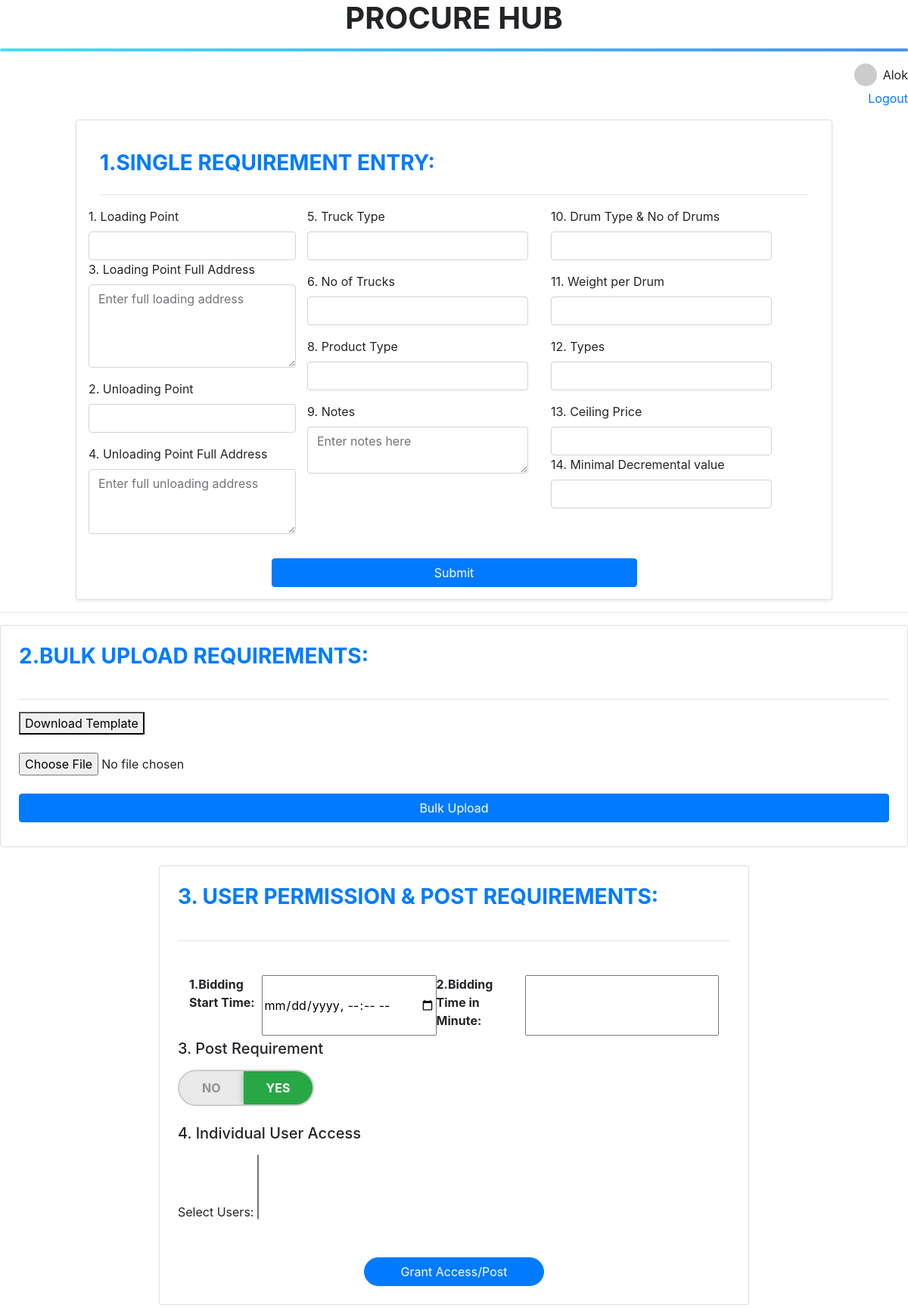
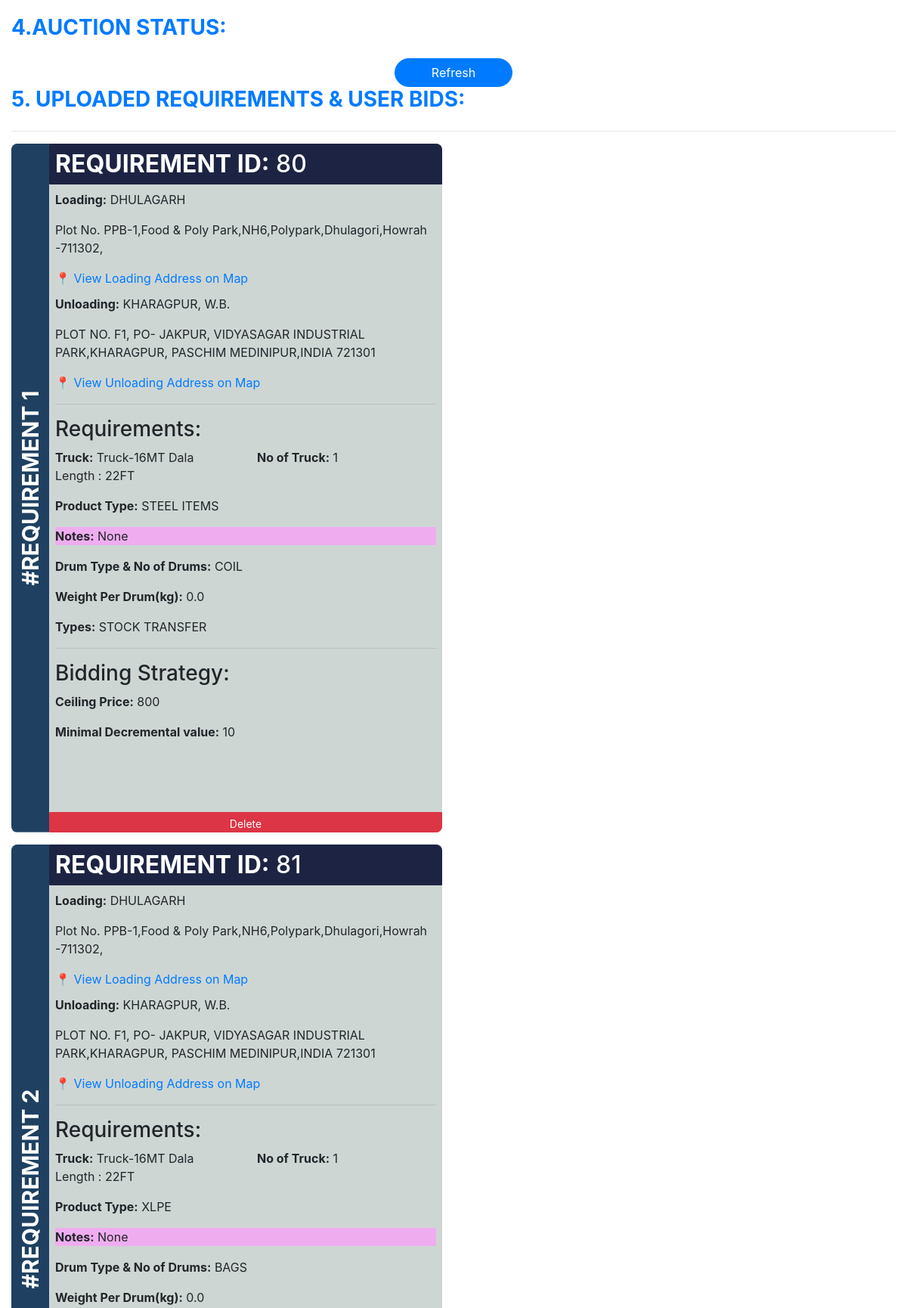
The app's page / (signed in, upper part) with its own data (2 pictures, top to bottom).
### myapp/models.py (models this page shows, shortened)
class Requirements(models.Model):
    loading_point=models.CharField(max_length=100,null=True,blank=True)
    unloading_point=models.CharField(max_length=100,null=True,blank=True)
    loading_point_full_address=models.TextField(null=True,blank=True)
    unloading_point_full_address=models.TextField(null=True,blank=True)
    product = models.CharField(max_length=100,null=True,blank=True)
    truck_type=models.CharField(max_length=100,null=True,blank=True)
    no_of_trucks=models.IntegerField(null=True,blank=True)
    notes=models.TextField(null=True,blank=True)
    drum_type_no_of_drums=models.CharField(max_length=100,null=True,blank=True)
    weight_per_drum=models.FloatField(null=True,blank=True)
    types=models.CharField(max_length=100,null=True,blank=True)
    cel_price = models.IntegerField(null=True, blank=True)
    min_dec_val = models.IntegerField(null=True, blank=True)

### myapp/views.py (the view)
# urls.py: path('', views.index, name='index'),             # Dashboard or redirect to login
def index(request):
    if request.user.is_authenticated:
        if request.user.is_superuser:
            requirements = Requirements.objects.all()
            return render(request, "myapp/admin_dashboard.html", {"requirements": requirements})
        elif request.user.is_staff:
            return render(request, "myapp/staff_dashboard.html")
        else:
            return render(request, 'myapp/index.html')
    return redirect('login')  # Otherwise show login

### myapp/templates/myapp/admin_dashboard.html (shortened to what this page needs)
<!DOCTYPE html>
<html lang="en">
<head>
<link rel="stylesheet" href="https://cdn.jsdelivr.net/npm/bootstrap@4.6.2/dist/css/bootstrap.min.css">
<link rel="stylesheet" href="https://cdn.jsdelivr.net/npm/bootstrap-select@1.13.18/dist/css/bootstrap-select.min.css">
</head>
<body>
<h1 style="text-align:center"><strong>PROCURE HUB</strong></h1>
<hr class="gradient-hr">
<div class="d-flex justify-content-end align-items-center mb-1">
    <img src="https://ui-avatars.com/api/?name={{ user.username }}&background=random&color=fff"
         alt="{{ user.username }}"
         class="rounded-circle"
         width="30" height="30">
    <p class="ml-2 mb-0">{{ user.username }}</p>
</div>
<div class="d-flex justify-content-end mb-3">
    <a href="{% url 'logout' %}" >Logout</a>
</div>
<link href="https://cdn.jsdelivr.net/npm/bootstrap@4.6.2/dist/css/bootstrap.min.css" rel="stylesheet">
<form  class="col-10 mx-auto card p-3 shadow-sm" id="requisition-update" method="POST" action="{% url 'requirements' %}">
    <div class="container-fluid mt-4">
         <h3 class="mb-4 text-primary font-weight-bold">1.SINGLE REQUIREMENT ENTRY:</h3>
                <hr>
        <div class="row">
                <div  class="form-group">
                    <div class="form-group">
                    <label for="loading_point">1. Loading Point</label>
                    <input type="text" class="form-control" name="loading_point" id="loading_point" required>
                         <label for="loading_point_full_address">3. Loading Point Full Address</label>
                    <textarea class="form-control" name="loading_point_full_address" id="loading_point_full_address" rows="4" placeholder="Enter full loading address" required></textarea>
                </div>
                            <div class="form-group">
                                <label for="unloading_point">2. Unloading Point</label>
                                <input type="text" class="form-control" name="unloading_point" id="unloading_point" required>
                            </div>
                <div class="form-group">
                    <label for="unloading_point_full_address">4. Unloading Point Full Address</label>
                    <textarea class="form-control" name="unloading_point_full_address" id="unloading_point_full_address" rows="3.5" placeholder="Enter full unloading address" required></textarea>
                </div>
            </div>
            <div class="col-md-4 mb-4">
                <div class="form-group">
                    <label for="truck_type">5. Truck Type</label>
                    <input type="text" class="form-control" name="truck_type" required>
                </div>
                <div class="form-group">
                    <label for="no_of_trucks">6. No of Trucks</label>
                    <input type="number" class="form-control" name="no_of_trucks" required>
                </div>
                <div class="form-group">
                    <label for="product">8. Product Type</label>
                    <input type="text" class="form-control" name="product" required>
                </div>
                 <div class="form-group">
                    <label for="notes">9. Notes</label>
                    <textarea class="form-control" name="notes" id="notes" rows="2" placeholder="Enter notes here"></textarea>
                </div>
            </div>
            <div class="col-md-4 mb-4">
                <div class="form-group">
                    <label for="drum_type_no_of_drums">10. Drum Type & No of Drums</label>
                    <input type="text" class="form-control" name="drum_type_no_of_drums" required>
                </div>
                <div class="form-group">
                    <label for="weight_per_drum">11. Weight per Drum</label>
                    <input type="text" class="form-control" name="weight_per_drum">
                </div>
                <div class="form-group">
                    <label for="types">12. Types</label>
                    <input type="text" class="form-control" name="types">
                </div>
                <div class="form-group mb-0">
                    <label for="cel_price">13. Ceiling Price</label>
                    <input type="number" class="form-control" name="cel_price">
                </div>
                 <div class="form-group mb-0">
                    <label for="min_dec_val">14. Minimal Decremental value </label>
                    <input type="number" class="form-control" name="min_dec_val">
                </div>
            </div>
        </div>
    </div>
     <div class="d-flex justify-content-center">
    <button style="width: 50%;" id="requisition-btn" type="submit" class="btn btn-primary px-5">Submit</button>
</div>
</form>
<hr>
<div class=" card p-4 mt-2 mx-auto border-1">
<h3 class="mb-4 text-primary font-weight-bold">2.BULK UPLOAD REQUIREMENTS:</h3>
    <hr>
    <a href="{% url 'download_template' %}">
        <button type="button">Download Template</button>
    </a>
<input type="file" id="bulk-file" accept=".csv, .xlsx">
<button id="bulk-upload-btn" class="btn btn-primary w-100 mb-2">Bulk Upload</button>
</div>
<div class="container-fluid mt-4 mb-4">
    <form class=" col-8 card p-4 mx-auto border-2  .bg-primary.bg-gradient" method="POST" action="{% url 'admin_dashboard' %}">
        <h3 class="mb-4 text-primary font-weight-bold">3. USER PERMISSION & POST REQUIREMENTS:</h3>
        <hr>
        <div class="container mt-4">
         <label for="start_time"><strong>1.Bidding Start Time:</strong> </label>
       <input type="datetime-local" name="start_time" id="start_time" required>
          <label for="minute"> <strong> 2.Bidding Time in Minute:</strong> </label>
       <input type="number" name="minute" id="minute" required>
        </div>
       <h5 class="mb-3">3. Post Requirement</h5>
        <div class="access-toggle mb-4">
            <button type="button" class="toggle-btn no" data-value="no">NO</button>
            <button type="button" class="toggle-btn yes active" data-value="yes">YES</button>
        </div>
        <h5 class="mb-3">4. Individual User Access</h5>
        <div class="form-group">
            <label for="user">Select Users:</label>
            <select id="userDropdown" name="user" multiple class="selectpicker"
                    data-live-search="true" data-actions-box="true">
            </select>
        </div>
        <div class="d-flex justify-content-center mt-4">
            <button class="btn btn-primary px-5" type="submit" style="border-radius: 30px;">
                Grant Access/Post
            </button>
        </div>
    </form>
                </div>
<link href="https://cdn.jsdelivr.net/npm/bootstrap@4.6.2/dist/css/bootstrap.min.css" rel="stylesheet">
<div class="container-fluid mt-1">
 <h3 class="mb-4 text-primary font-weight-bold">4.AUCTION STATUS:</h3>
<div id="refresh-container" style="text-align:center;">
     <div class="d-flex justify-content-center mt-4">
            <button onclick="window.location.reload();" class="btn btn-primary px-5"  style="border-radius: 30px;">
               Refresh
            </button>
        </div>
</div>
        <h3 class="mb-4 text-primary font-weight-bold">5. UPLOADED REQUIREMENTS & USER BIDS:</h3>
    <hr>
    {% for requirement in requirements %}
    <div class="row mb-3 align-items-stretch">
        <div class="col-md-6">
            <div class="requirement-card h-100"
                 style="display: flex; background-color: #CED6D4; border-radius: 8px; overflow: hidden;">
                <div class="vertical-label">
                    <span>#REQUIREMENT {{ forloop.counter }}</span>
                </div>
                <div class="p-0 d-flex flex-column" style="flex: 1 1 auto; padding-bottom: 0; padding-top: 0;">
                <div style="background-color: #1d2443; color: white; border-radius: 1px; margin-top: 0; padding: 0.5rem;">
                    <h2 style="margin: 0;"><strong>REQUIREMENT ID:</strong> {{ requirement.id }}</h2>
                </div>
                    <div class="p-2">
                                <p style="background-color: {% if not requirement.loading_point %}#EFADF0{% else %}transparent{% endif %};">
                                    <strong>Loading:</strong> {{ requirement.loading_point }}
                                </p>
                                 <p><strong></strong> {{ requirement.loading_point_full_address }}</p>
                                <a href="https://www.google.com/maps/search/?api=1&query={{ requirement.loading_point_full_address|urlencode }}" target="_blank">
                                    📍 View Loading Address on Map
                                </a>
                                <p style="background-color: {% if not requirement.unloading_point %}#EFADF0{% else %}transparent{% endif %};
                                      padding-top: 10px;">
                                      <strong>Unloading:</strong> {{ requirement.unloading_point }}
                                </p>
            <p><strong></strong> {{ requirement.unloading_point_full_address }}</p>
                <a href="https://www.google.com/maps/search/?api=1&query={{ requirement.unloading_point_full_address|urlencode }}" target="_blank">
                    📍 View Unloading Address on Map
                </a>
                        <hr>
                        <h3> Requirements:</h3>
                        <div class="row">
                            <div class="col md-8">
                                <p style="background-color: {% if not requirement.truck_type %}#EFADF0{% else %}transparent{% endif %};">
                                    <strong>Truck:</strong> {{ requirement.truck_type }}
                                </p>
                            </div>
                                <div class="col md-4">
                                    <p style="background-color: {% if not requirement.no_of_trucks %}#EFADF0{% else %}transparent{% endif %};">
                                        <strong>No of Truck:</strong> {{ requirement.no_of_trucks }}
                                    </p>
                                </div>
                        </div>
            <p><strong>Product Type:</strong> {{ requirement.product }}</p>
             <p style="background-color: {% if not requirement.notes %}#EFADF0{% else %}transparent{% endif %};">
                <strong>Notes:</strong> {{ requirement.notes }}
            </p>
            <p><strong>Drum Type & No of Drums:</strong> {{ requirement.drum_type_no_of_drums }}</p>
            <p><strong>Weight Per Drum(kg):</strong> {{ requirement.weight_per_drum }}</p>
            <p><strong>Types:</strong> {{ requirement.types }}</p>
                      <hr>
            <h3> Bidding Strategy:</h3>
            <p><strong>Ceiling Price:</strong> {{ requirement.cel_price }}</p>
            <p><strong>Minimal Decremental value:</strong> {{ requirement.min_dec_val }}</p>
                        </div>
                    <button style="width: 100%; margin-top: auto; border-radius: 1px; margin-bottom: 0; padding-bottom: 0;"
        onclick="delReq({{ requirement.id }})"
        class="btn btn-sm btn-danger">Delete</button>
                </div>
            </div>
          <button
    id="delAllReq"
    onclick="delReq('delAll')"
    class="btn btn-danger "
    style="width: 100%; margin-top: 1rem;">
        </button>
        </div>
        <div class="col-md-6">
        </div>
    </div>
    {% endfor %}
</div>
</body>
</html>

### myapp/templates/myapp/admin_dashboard.html (style rules this page uses)
body { font-family: Arial, sans-serif; }
.container { display: flex; justify-content: space-between; padding: 5px; }
p { margin: 5px 0; }
.requirement-card { display: flex; align-items: stretch; border-radius: 8px; overflow: hidden; margin-bottom: 1rem; }
.vertical-label { writing-mode: vertical-rl; transform: rotate(180deg); background-color: #1f4061; color: white; font-weight: bold; text-align: center; display: flex; align-items: center; justify-content: center; padding: 0 10px; height: 100%; min-width: 50px; font-size: 30px; }
.access-toggle { display: flex; border-radius: 30px; overflow: hidden; border: 2px solid #ccc; background: #eaeaea; width: fit-content; }
.toggle-btn { flex: 1; padding: 10px 30px; border: none; background: transparent; color: #555; font-weight: bold; font-size: 16px; cursor: pointer; transition: all 0.3s ease; }
.toggle-btn.active.yes { background: #28a745; color: white; box-shadow: 0 0 8px rgba(40, 167, 69, 0.6); }
.toggle-btn:not(.active) { opacity: 0.6; }
.gradient-hr { height: 4px; border: none; background: linear-gradient(to right, #4dddf0, #4b93eb); border-radius: 2px; }

### records on screen
Requirements: id "80", loading_point "DHULAGARH", loading_point_full_address "Plot No. PPB-1,Food & Poly Park,NH6,Polypark,Dhulagori,Howrah -711302,", unloading_point "KHARAGPUR, W.B.", unloading_point_full_address "PLOT NO. F1, PO- JAKPUR, VIDYASAGAR INDUSTRIAL PARK,KHARAGPUR, PASCHIM MEDINIPUR,INDIA 721301", truck_type "Truck-16MT Dala Length : 22FT", no_of_trucks "1", product "STEEL ITEMS", notes "None", drum_type_no_of_drums "COIL", weight_per_drum "0.0", types "STOCK TRANSFER", cel_price "800", min_dec_val "10"
Requirements: id "81", loading_point "DHULAGARH", loading_point_full_address "Plot No. PPB-1,Food & Poly Park,NH6,Polypark,Dhulagori,Howrah -711302,", unloading_point "KHARAGPUR, W.B.", unloading_point_full_address "PLOT NO. F1, PO- JAKPUR, VIDYASAGAR INDUSTRIAL PARK,KHARAGPUR, PASCHIM MEDINIPUR,INDIA 721301", truck_type "Truck-16MT Dala Length : 22FT", no_of_trucks "1", product "XLPE", notes "None", drum_type_no_of_drums "BAGS", weight_per_drum "0.0"

### other values on screen
{{ user.username }} "Alok"
